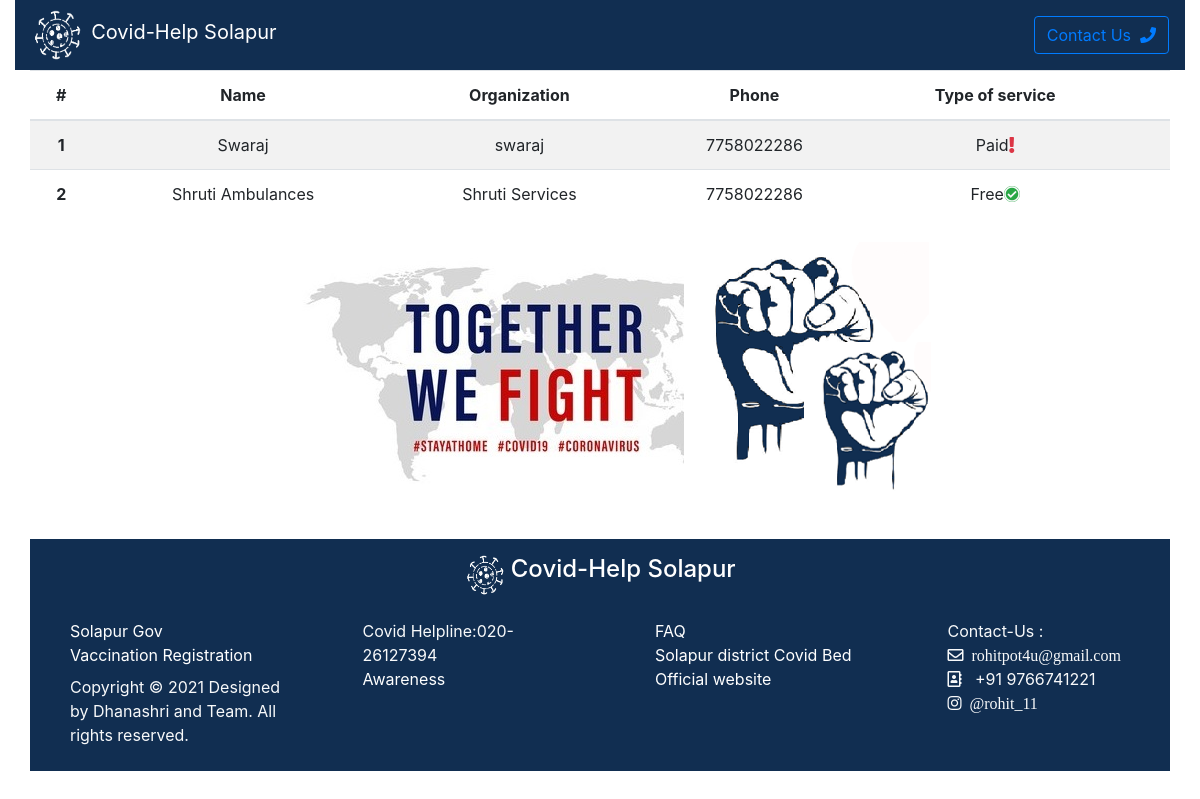
/ambulance/, run on the app's committed database.
### contact/models.py (models this page shows, shortened)
class Ambulance(models.Model):
    name = models.CharField(max_length=200,blank=False,null=False)
    organization = models.CharField(max_length=200,blank=True,null=True)
    phone = models.CharField(max_length=15,blank=False,null=False)
    paid= models.BooleanField(default=False)

### contact/views.py (the view)
# urls.py: path('ambulance/',views.AmbulanceListView.as_view(),name='ambulance'),
class AmbulanceListView(generic.ListView):
    model=Ambulance
    fields=['name','phone','organization','paid']
    context_object_name ='ambulances'

### contact/templates/contact/ambulance_list.html (shortened to what this page needs)
{% extends 'main/base.html' %}
{% load static %}
{% load custom_tags %}
{% block content %}
<div class="container-fluid">
    <table class="table table-striped tmt-4 mb-4 text-center">
        <thead class="">
            <tr>
                <th scope="col">#</th>
                <th scope="col">Name</th>
                <th scope="col">Organization</th>
                <th scope="col">Phone</th>
                <th scope="col">Type of service<th>
            </tr>
        </thead>
         <tbody>
        {% for ambulance in ambulances %}
            <tr>
                <th scope="row">{{forloop.counter}}</th>
                <td>{{ambulance.name}}</td>
                <td>{{ambulance.organization}}</td>
                <td>{{ambulance.phone}}</td>
                {% if ambulance.paid%}
                <td>Paid<i class="fas fa-exclamation text-danger"></i><td>
                {%else%}
                <td>Free<i class="far fa-check-circle bg-success text-light" style="border-radius:50%"></i><td>
                {%endif%}
            </tr>
        {% endfor %}
         </tbody>
</table>
</div>
{% endblock content %}

### main/templates/main/base.html (shortened to what this page needs)
<!DOCTYPE html>
{% load static %}
<html>
    <head>
        <link rel="stylesheet" href="">
        <link rel="stylesheet" href="https://maxcdn.bootstrapcdn.com/bootstrap/4.0.0/css/bootstrap.min.css">
        <link
            rel="stylesheet"
            href="https://use.fontawesome.com/releases/v5.7.0/css/all.css"
        />
        <link href="https://unpkg.com/aos@2.3.1/dist/aos.css" rel="stylesheet">
    </head>
    <body class="container-fluid">
        <div >
            <nav class="navbar navbar-dark navcol d-flex">
                <div class="">
                    <img src="{% static 'img/navlogo.png'%}" width="50" height="50">
                    <a class="navbar-brand" href=""> &nbsp;Covid-Help Solapur</a>
                </div>
                <div class="">
                    <a href="{% url 'contact' %}"><button class="btn btn-outline-primary my-2 " >Contact Us&nbsp; <i class="fas fa-phone"></i></button></a>
                </div>
            </nav>
                {% block content %}
                {% endblock content %}
        </div>
        <div class="col text-center">
            <div data-aos="fade-up-right" data-aos-duration="3000" class="col  pl-5">
                    <img src="{% static 'img/fight1.jpg' %}">
                    <img src="{% static 'img/fight.PNG' %}">
            </div>
        </div>
        <footer  class="container-fluid pt-5">
                <div class="navcol">
                    <div class="pt-3 pb-3 d-flex justify-content-center">
                        <img src="{% static 'img/navlogo.png'%}" width="40" height="40">
                        <h4 class="footerlink">&nbsp;Covid-Help Solapur<h4>
                    </div>
                    <div class="row text-light pt-2 pb-2">
                        <div class="col">
                            <ul style="list-style-type:none;">
                                <li><a href="https://solapur.gov.in/en/corona/" class="footerlink" target="_blank"> Solapur Gov</a></li>
                                <li><a href="https://selfregistration.cowin.gov.in/" class="footerlink" target="_blank">Vaccination Registration</a></li>
                                <li> <p class="text-light pt-2">Copyright &#169; 2021 Designed by Dhanashri and Team. All rights reserved.</p>
                                </li>
                            </ul>
                        </div>
                        <div class="col">
                            <ul style="list-style-type:none;">
                                <li>Covid Helpline:020-26127394</li>
                                <li><a href="https://www.mohfw.gov.in/pdf/socialdistancingEnglish.pdf" class="footerlink" target="_blank">Awareness</a></li>
                            </ul>
                        </div>
                        <div class="col">
                            <ul style="list-style-type:none;">
                                <li><a href="https://www.mohfw.gov.in/" class="footerlink" target="_blank">FAQ</a></li>
                                <li><a href="http://117.240.154.243:8100/home" class="footerlink" target="_blank">Solapur district Covid Bed Official website</a></li>
                            </ul>
                        </div>
                        <div class="col">
                            <ul style="list-style-type:none;">
                                <li>Contact-Us :</li>
                                <li><i class="far fa-envelope">&nbsp; rohitpot4u@gmail.com</i></li>
                                <li> <i class="far fa-address-book"></i> &nbsp; +91 9766741221</li>
                                <li><i class="fab fa-instagram">&nbsp; @rohit_11</i></li>
                            </ul>
                        </div>
                    </div>
                </div>
        </footer>
    </body>
</html>

### main/templates/main/base.html (style rules this page uses)
.navcol { background-color:#112e51; }
.footerlink { text-decoration:none; color:white; }

### data on the page
Ambulance: name "Swaraj", organization "swaraj", phone "7758022286", paid "Paid"
Ambulance: name "Shruti Ambulances", organization "Shruti Services", phone "7758022286", paid "Free"
